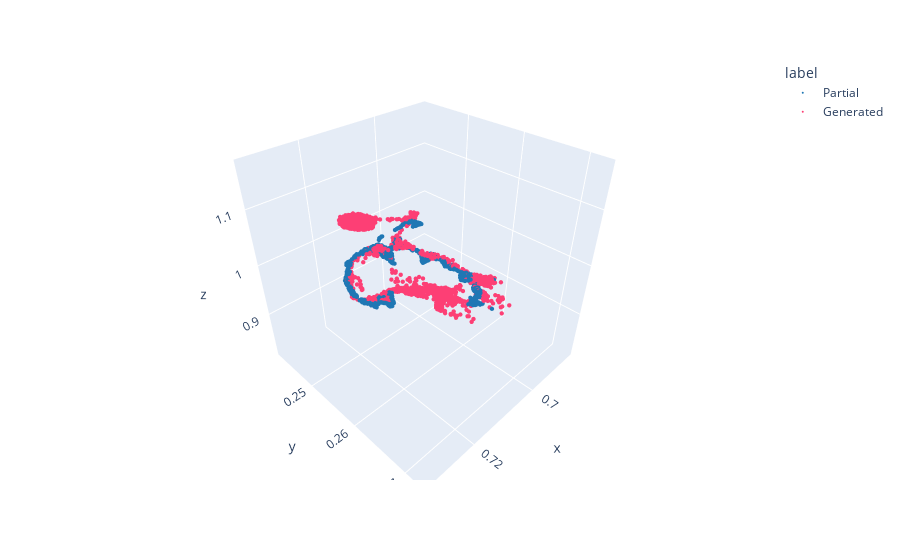

Notebook code for this chart:
### Code cell
combined = torch.cat([partial, out], dim=0)  # combine the partial and generated point clouds
combined_labels = torch.cat([
    torch.ones(partial.shape[0]) * 0,  # label for partial points
    torch.ones(out.shape[0]) * 1  # label for generated points
], dim=0)

plot(combined.cpu().numpy(), combined_labels.cpu().numpy(), label_map={0: 'Partial', 1: 'Generated'})

### Figure 1 — Plotly figure (JSON) as saved in the notebook; plotly's stock layout.template omitted (floating-point values rounded to 4 significant figures; data arrays with more than 128 entries replaced by an {"elided": "..."} marker saying what was removed)
{"data": [{"hovertemplate": "label=Partial<br>x=%{x}<br>y=%{y}<br>z=%{z}<extra></extra>", "legendgroup": "Partial", "marker": {"color": "#1f77b4", "size": 1.5, "symbol": "circle"}, "mode": "markers", "name": "Partial", "scene": "scene", "showlegend": true, "type": "scatter3d", "x": {"elided": "2048 float values"}, "y": {"elided": "2048 float values"}, "z": {"elided": "2048 float values"}}, {"hovertemplate": "label=Generated<br>x=%{x}<br>y=%{y}<br>z=%{z}<extra></extra>", "legendgroup": "Generated", "marker": {"color": "#fd3f75", "size": 1.5, "symbol": "circle"}, "mode": "markers", "name": "Generated", "scene": "scene", "showlegend": true, "type": "scatter3d", "x": {"elided": "2048 float values"}, "y": {"elided": "2048 float values"}, "z": {"elided": "2048 float values"}}], "layout": {"legend": {"title": {"text": "label"}, "tracegroupgap": 0}, "margin": {"t": 60}, "scene": {"domain": {"x": [0, 1], "y": [0, 1]}, "xaxis": {"title": {"text": "x"}}, "yaxis": {"title": {"text": "y"}}, "zaxis": {"title": {"text": "z"}}}}}
